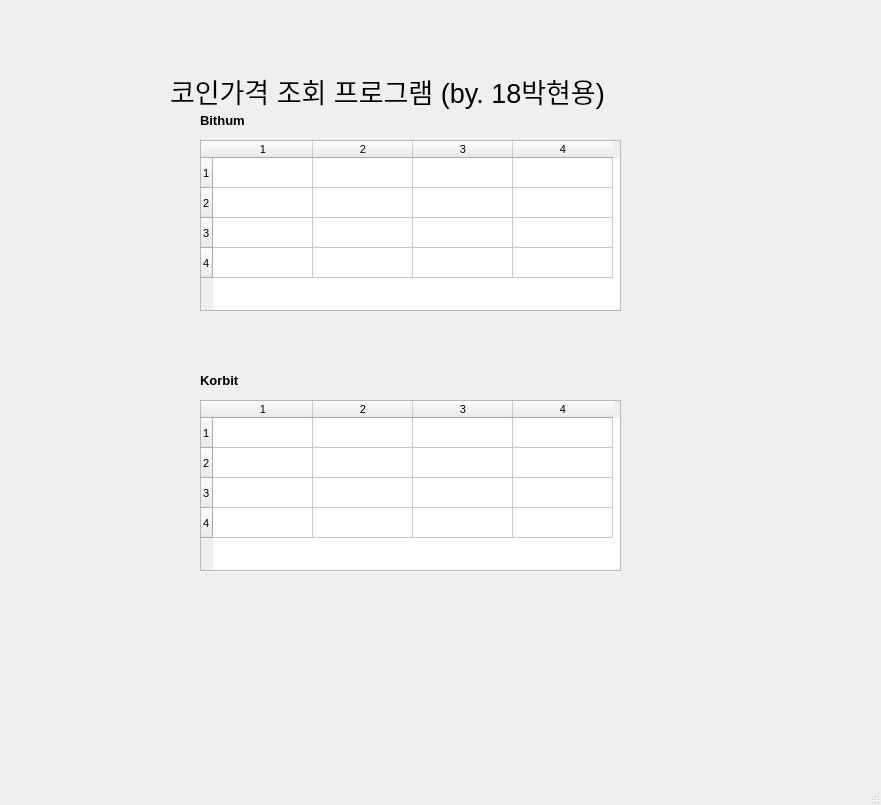
<?xml version="1.0" encoding="UTF-8"?>
<ui version="4.0">
 <class>MainWindow</class>
 <widget class="QMainWindow" name="MainWindow">
  <property name="geometry">
   <rect>
    <x>0</x>
    <y>0</y>
    <width>881</width>
    <height>805</height>
   </rect>
  </property>
  <property name="font">
   <font>
    <pointsize>8</pointsize>
    <weight>50</weight>
    <bold>false</bold>
   </font>
  </property>
  <property name="windowTitle">
   <string>코인탐색기</string>
  </property>
  <widget class="QWidget" name="centralwidget">
   <widget class="QLabel" name="label">
    <property name="geometry">
     <rect>
      <x>170</x>
      <y>10</y>
      <width>481</width>
      <height>161</height>
     </rect>
    </property>
    <property name="font">
     <font>
      <pointsize>20</pointsize>
     </font>
    </property>
    <property name="text">
     <string>코인가격 조회 프로그램 (by. 18박현용)</string>
    </property>
   </widget>
   <widget class="QTableWidget" name="tableWidget">
    <property name="geometry">
     <rect>
      <x>200</x>
      <y>140</y>
      <width>421</width>
      <height>171</height>
     </rect>
    </property>
    <property name="rowCount">
     <number>4</number>
    </property>
    <property name="columnCount">
     <number>4</number>
    </property>
    <row/>
    <row/>
    <row/>
    <row/>
    <column/>
    <column/>
    <column/>
    <column/>
   </widget>
   <widget class="QLabel" name="label_2">
    <property name="geometry">
     <rect>
      <x>200</x>
      <y>110</y>
      <width>111</width>
      <height>21</height>
     </rect>
    </property>
    <property name="font">
     <font>
      <pointsize>10</pointsize>
      <weight>75</weight>
      <bold>true</bold>
     </font>
    </property>
    <property name="text">
     <string>Bithum</string>
    </property>
   </widget>
   <widget class="QLabel" name="label_3">
    <property name="geometry">
     <rect>
      <x>200</x>
      <y>370</y>
      <width>111</width>
      <height>21</height>
     </rect>
    </property>
    <property name="font">
     <font>
      <pointsize>10</pointsize>
      <weight>75</weight>
      <bold>true</bold>
     </font>
    </property>
    <property name="text">
     <string>Korbit</string>
    </property>
   </widget>
   <widget class="QTableWidget" name="tableWidget_2">
    <property name="geometry">
     <rect>
      <x>200</x>
      <y>400</y>
      <width>421</width>
      <height>171</height>
     </rect>
    </property>
    <property name="rowCount">
     <number>4</number>
    </property>
    <property name="columnCount">
     <number>4</number>
    </property>
    <row/>
    <row/>
    <row/>
    <row/>
    <column/>
    <column/>
    <column/>
    <column/>
   </widget>
  </widget>
  <widget class="QMenuBar" name="menubar">
   <property name="geometry">
    <rect>
     <x>0</x>
     <y>0</y>
     <width>881</width>
     <height>21</height>
    </rect>
   </property>
  </widget>
  <widget class="QStatusBar" name="statusbar"/>
 </widget>
 <resources/>
 <connections/>
</ui>
